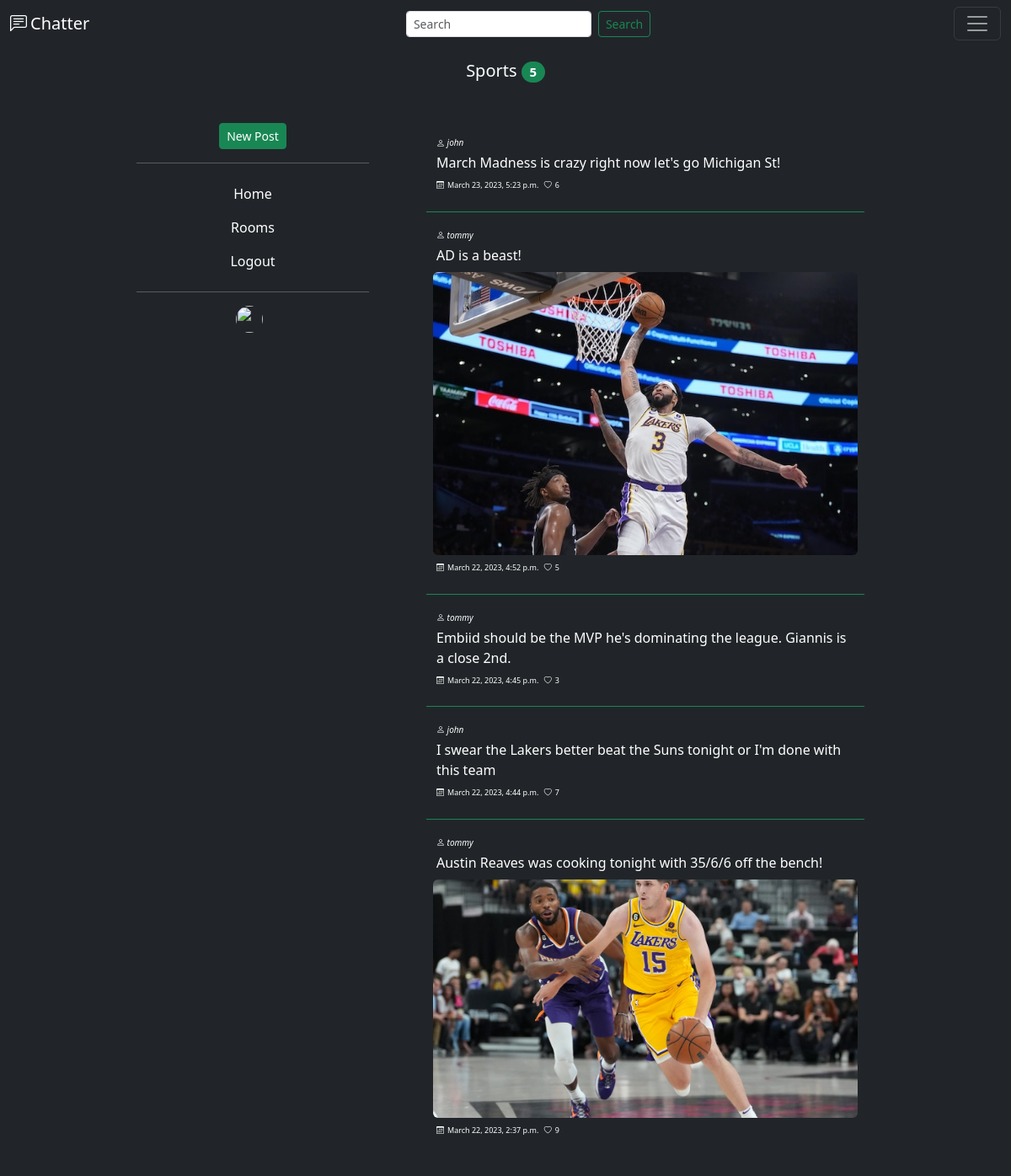
/chatter/chatrooms/2/, run on the app's committed database.
### posts/models.py (models this page shows, shortened)
class Chatroom(models.Model):
    name = models.CharField(max_length=30)
    users = models.IntegerField(default=0)

class Post(models.Model):
    post_text = models.TextField(max_length=140)
    post_image = models.ImageField(upload_to='post-img', blank=True, null=True)
    pub_date = models.DateTimeField('date posted', auto_now_add=True)
    likes = models.IntegerField(default=0)
    user = models.ForeignKey(
        User, on_delete=models.CASCADE, related_name='posts')
    chatroom = models.ForeignKey(
        Chatroom, on_delete=models.CASCADE, related_name='posts', null=True)
    class Meta:
        ordering = ['pub_date']

### posts/views.py (the view)
# urls.py: path('chatrooms/<int:pk>/', views.ChatroomDetailView.as_view(),
class ChatroomDetailView(generic.DetailView):
    model = Chatroom
    template_name = 'posts/chatroom_detail.html'

### posts/templates/posts/chatroom_detail.html (shortened to what this page needs)
{% extends "base.html" %}
{% block title %}
<h5 class="mb-3 text-center">
    {{ chatroom.name|capfirst }}
    <span class="badge bg-success rounded-pill">
        {{chatroom.posts.all|length}}
    </span>
</h5>
{% endblock %}
{% block chatroom_posts %}
<div class="container-fluid">
    <ul class="list-group-flush">
        {% for post in chatroom.posts.all reversed %}
            <li class="list-group-item text-bg-dark border-bottom border-success border-1 m-2 p-2">
                <div class="row">
                    <i class="bi bi-person m-1" style="font-size: x-small;"> {{post.user}}</i>
                </div>
                <div class="row mx-1 mb-2">
                    {{post.post_text}}
                </div>
                {% if post.post_image %}
                    <img src="{{post.post_image.url}}" class="img-fluid rounded mb-2" style="width: 650;">
                {% endif %}
                <div class="row">
                    <p style="font-size: xx-small;">
                        <i class="bi bi-calendar3 mx-1"></i>{{post.pub_date}}
                        <i class="bi bi-heart mx-1"></i>{{post.likes}}
                    </p>
                </div>
            </li>
        {% endfor %}
    </ul>
</div>
{% endblock %}

### data on the page
Chatroom: name "Sports", posts.all|length "5"
Post: user "john", post_text "March Madness is crazy right now let's go Michigan St!", pub_date "March 23, 2023, 5:23 p.m.", likes "6"
Post: user "tommy", post_text "AD is a beast!", post_image (picture), pub_date "March 22, 2023, 4:52 p.m.", likes "5"
Post: user "tommy", post_text "Embiid should be the MVP he's dominating the league. Giannis is a close 2nd.", pub_date "March 22, 2023, 4:45 p.m.", likes "3"
Post: user "john", post_text "I swear the Lakers better beat the Suns tonight or I'm done with this team", pub_date "March 22, 2023, 4:44 p.m.", likes "7"
Post: user "tommy", post_text "Austin Reaves was cooking tonight with 35/6/6 off the bench!", post_image (picture), pub_date "March 22, 2023, 2:37 p.m.", likes "9"
